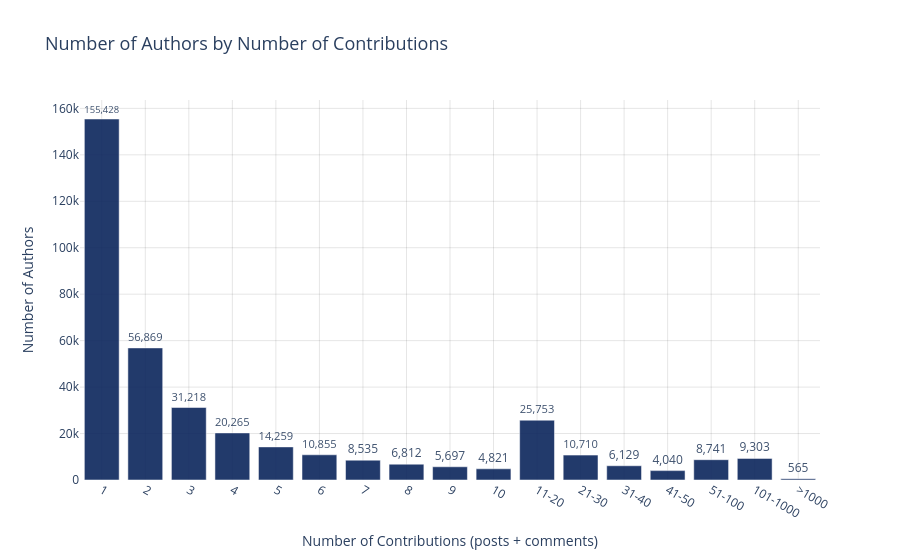
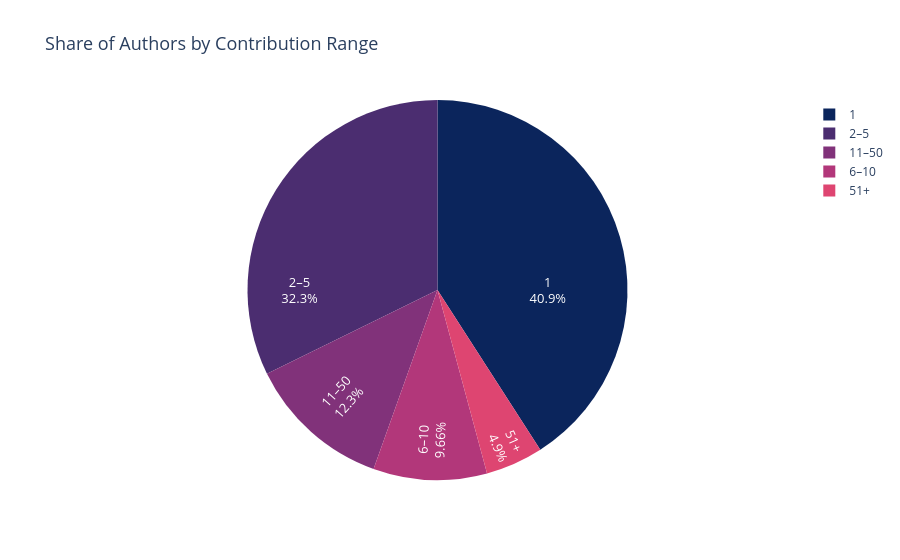

Notebook code for these charts, in order:
### Code cell
fig = px.bar(
    bins_final,
    x="Contributions",
    y="Authors",
    category_orders={"Contributions": order},
    color_discrete_sequence=[colors[0]],
    text="Authors",
    title="Number of Authors by Number of Contributions"
)

fig.update_traces(
    texttemplate="%{text:,}",
    textposition="outside",
    marker_line_width=0.5,
    marker_line_color="white",
    opacity=0.9
)

fig.update_layout(
    xaxis_title="Number of Contributions (posts + comments)",
    yaxis_title="Number of Authors",
    plot_bgcolor="white",
    title_font_size=18,
    xaxis=dict(showgrid=True, gridcolor="rgba(0,0,0,0.1)", gridwidth=1, zeroline=False),
    yaxis=dict(showgrid=True, gridcolor="rgba(0,0,0,0.1)", gridwidth=1, zeroline=False)
)

fig.show()

groups = [
    ("1", bins.loc[bins["Contributions"] == 1, "Authors"].sum()),
    ("2–5", bins.loc[(bins["Contributions"] >= 2) & (bins["Contributions"] <= 5), "Authors"].sum()),
    ("6–10", bins.loc[(bins["Contributions"] >= 6) & (bins["Contributions"] <= 10), "Authors"].sum()),
    ("11–50", bins.loc[(bins["Contributions"] >= 11) & (bins["Contributions"] <= 50), "Authors"].sum()),
    ("51+", bins.loc[bins["Contributions"] > 50, "Authors"].sum())
]

pie_data = pd.DataFrame(groups, columns=["Contribution Range", "Authors"])

fig = px.pie(
    pie_data,
    names="Contribution Range",
    values="Authors",
    color_discrete_sequence=colors,
    title="Share of Authors by Contribution Range"
)

fig.update_traces(
    textinfo="label+percent",
    insidetextorientation="radial",
    textfont_size=13
)

fig.update_layout(
    title_font_size=18,
    plot_bgcolor="white"
)

fig.show()

### Figure 1 — Plotly figure (JSON) as saved in the notebook; plotly's stock layout.template omitted (floating-point values rounded to 4 significant figures)
{"data": [{"hovertemplate": "Contributions=%{x}<br>Authors=%{text}<extra></extra>", "legendgroup": "", "marker": {"color": "#0b255c", "line": {"color": "white", "width": 0.5}, "pattern": {"shape": ""}}, "name": "", "opacity": 0.9, "orientation": "v", "showlegend": false, "text": [155400.0, 56870.0, 31220.0, 20260.0, 14260.0, 10860.0, 8535.0, 6812.0, 5697.0, 4821.0, 25750.0, 10710.0, 6129.0, 4040.0, 8741.0, 9303.0, 565.0], "textposition": "outside", "texttemplate": "%{text:,}", "type": "bar", "x": ["1", "2", "3", "4", "5", "6", "7", "8", "9", "10", "11-20", "21-30", "31-40", "41-50", "51-100", "101-1000", ">1000"], "xaxis": "x", "y": [155428, 56869, 31218, 20265, 14259, 10855, 8535, 6812, 5697, 4821, 25753, 10710, 6129, 4040, 8741, 9303, 565], "yaxis": "y"}], "layout": {"autosize": true, "barmode": "relative", "legend": {"tracegroupgap": 0}, "plot_bgcolor": "white", "title": {"font": {"size": 18}, "text": "Number of Authors by Number of Contributions"}, "xaxis": {"anchor": "y", "autorange": true, "categoryarray": ["1", "2", "3", "4", "5", "6", "7", "8", "9", "10", "11-20", "21-30", "31-40", "41-50", "51-100", "101-1000", ">1000"], "categoryorder": "array", "domain": [0, 1], "gridcolor": "rgba(0, 0, 0, 0.1)", "gridwidth": 1, "range": [-0.5, 16.5], "showgrid": true, "title": {"text": "Number of Contributions (posts + comments)"}, "type": "category", "zeroline": false}, "yaxis": {"anchor": "x", "autorange": true, "domain": [0, 1], "gridcolor": "rgba(0, 0, 0, 0.1)", "gridwidth": 1, "range": [0, 163600.0], "showgrid": true, "title": {"text": "Number of Authors"}, "type": "linear", "zeroline": false}}}

### Figure 2 — Plotly figure (JSON) as saved in the notebook; plotly's stock layout.template omitted (floating-point values rounded to 4 significant figures)
{"data": [{"domain": {"x": [0, 1], "y": [0, 1]}, "hovertemplate": "Contribution Range=%{label}<br>Authors=%{value}<extra></extra>", "insidetextorientation": "radial", "labels": ["1", "2–5", "6–10", "11–50", "51+"], "legendgroup": "", "name": "", "showlegend": true, "textfont": {"size": 13}, "textinfo": "label+percent", "type": "pie", "values": [155428, 122611, 36720, 46632, 18609]}], "layout": {"autosize": true, "legend": {"tracegroupgap": 0}, "piecolorway": ["#0b255c", "#4b2d70", "#81327a", "#b2377a", "#de4571", "#ff6060"], "plot_bgcolor": "white", "title": {"font": {"size": 18}, "text": "Share of Authors by Contribution Range"}}}
